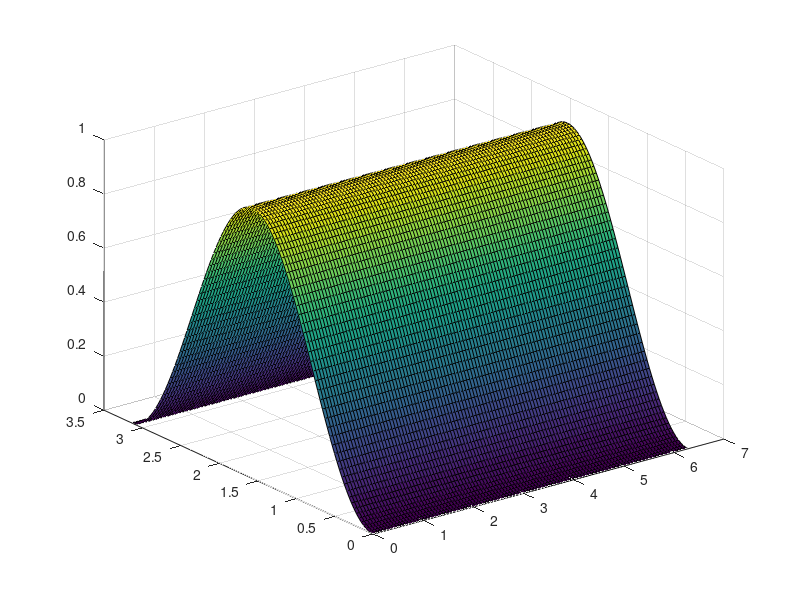
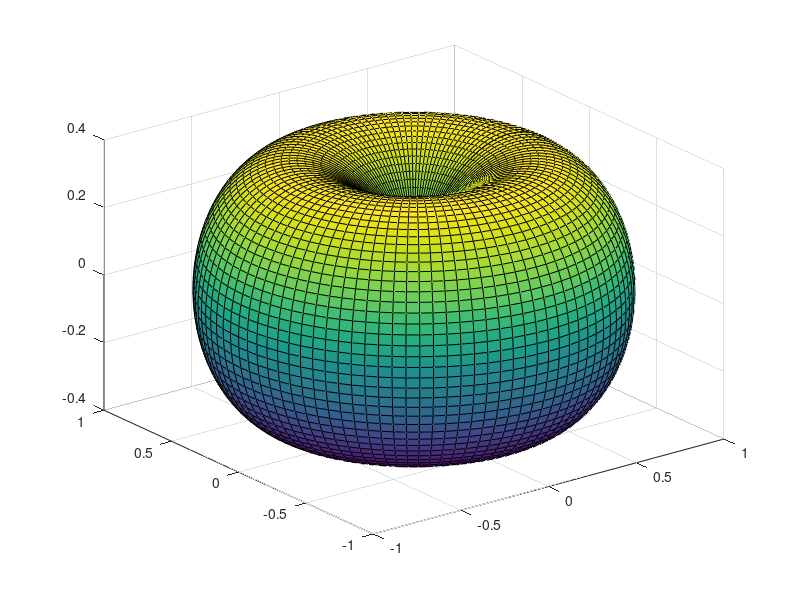

Recreate these plots in MATLAB, in order.
%2014 PyR 04

clc
close all
clear all

inc_t=pi/100;
inc_p=(2*pi)/100;

theta=0:inc_t:pi;
phi=0:inc_p:(2*pi);
for m=1:length(theta)
    for n=1:length(phi)
        f(m,n)=(sin(theta(m))).^2;
    end
end
surf(phi,theta,f)



for m=1:length(theta)
    for n=1:length(phi)
        x(m,n)=f(m,n)*sin(theta(m))*cos(phi(n));
        y(m,n)=f(m,n)*sin(theta(m))*sin(phi(n));
        z(m,n)=f(m,n)*cos(theta(m));
    end
end

figure

surf(x,y,z)